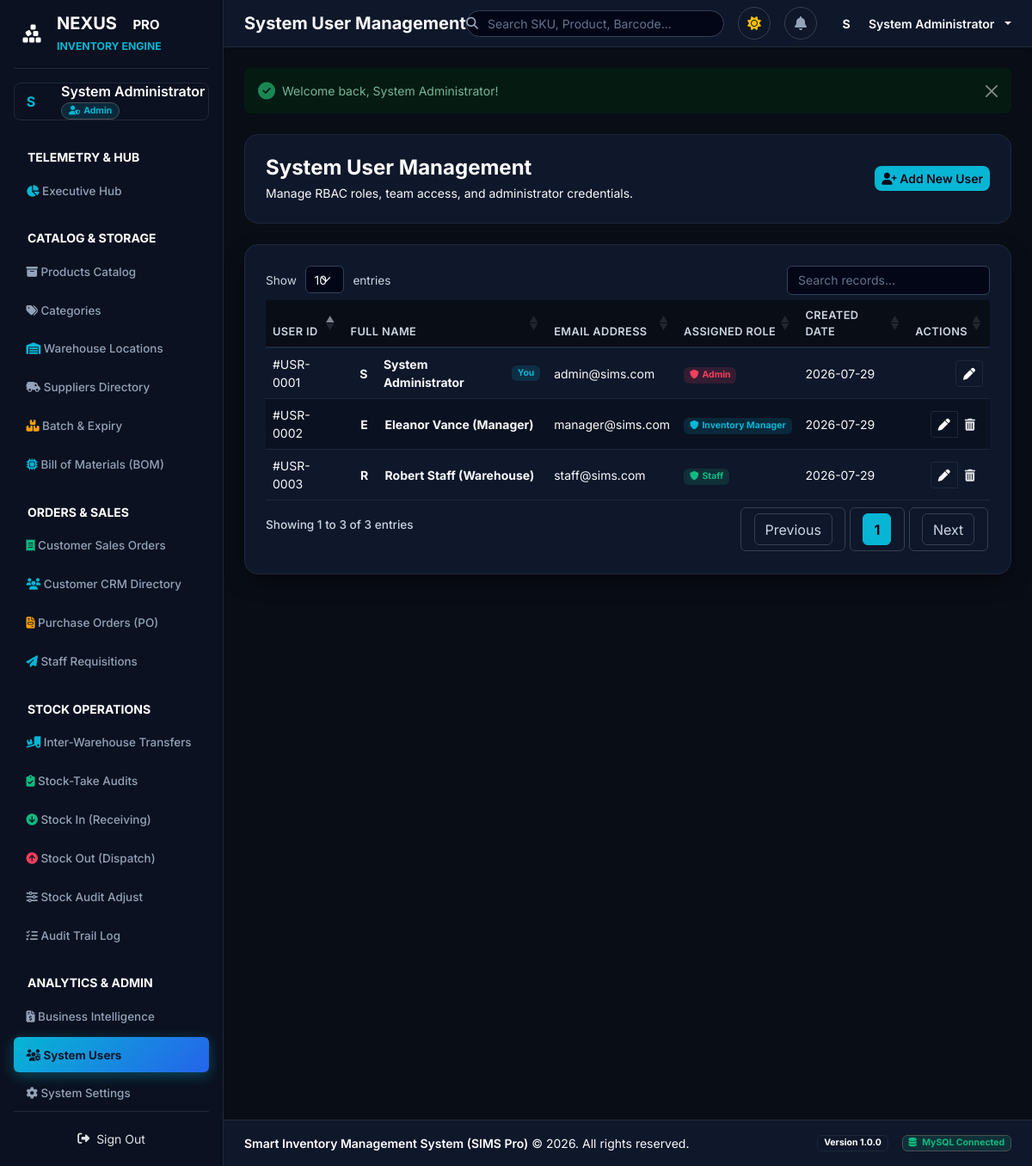
The app's page /users (signed in) with its own data.
### tables this page shows
CREATE TABLE IF NOT EXISTS `users` (
    `user_id` INT AUTO_INCREMENT PRIMARY KEY,
    `name` VARCHAR(100) NOT NULL,
    `email` VARCHAR(100) NOT NULL UNIQUE,
    `password` VARCHAR(255) NOT NULL,
    `role_id` INT NOT NULL,
    `created_at` DATETIME DEFAULT CURRENT_TIMESTAMP,
    FOREIGN KEY (`role_id`) REFERENCES `roles`(`role_id`) ON DELETE RESTRICT ON UPDATE CASCADE
);

CREATE TABLE IF NOT EXISTS `roles` (
    `role_id` INT AUTO_INCREMENT PRIMARY KEY,
    `role_name` VARCHAR(50) NOT NULL UNIQUE
);

### app/Core/Controller.php (called while the page is built, shortened)
<?php
abstract class Controller {
    protected function render(string $view, array $data = [], string $layout = 'header'): void {
        extract($data);
        $viewFile = APP_PATH . "/Views/{$view}.php";
        require APP_PATH . "/Views/layouts/header.php";
        require APP_PATH . "/Views/layouts/sidebar.php";
        require APP_PATH . "/Views/layouts/navbar.php";
        require $viewFile;
        require APP_PATH . "/Views/layouts/footer.php";
    }
}

### app/Controllers/UserController.php (called while the page is built, shortened)
<?php
class UserController extends Controller {
    private UserRepository $userRepository;
    public function __construct() {
        $this->userRepository = new UserRepository();
    }
    public function index(): void {
        $users = $this->userRepository->getAll();
        $roles = $this->userRepository->getRoles();
        $this->render('users/index', [
            'pageTitle' => 'System User Management',
            'activeNav' => 'users',
            'users' => $users,
            'roles' => $roles
        ]);
    }
}

### app/Core/Router.php (called while the page is built, shortened)
<?php
class Router {
    private array $routes = [];
    private function addRoute(string $method, string $path, array|callable $handler): void {
        $path = rtrim($path, '/') ?: '/';
        $this->routes[$method][$path] = $handler;
    }
    public function resolve(Request $request, Response $response): mixed {
        $method = $request->getMethod();
        $path = $request->getPath();
        $handler = $this->routes[$method][$path] ?? null;
        if (is_array($handler)) {
            [$controllerClass, $action] = $handler;
            $controller = new $controllerClass();
            return call_user_func([$controller, $action]);
        }
        return null;
    }
}

### public/index.php (called while the page is built, shortened)
<?php
spl_autoload_register(function ($class) {
    $prefix = 'App\\';
    $baseDir = APP_PATH . '/';
    $len = strlen($prefix);
    $relativeClass = substr($class, $len);
    $file = $baseDir . str_replace('\\', '/', $relativeClass) . '.php';
});
$request = new Request();
$response = new Response();
$router = new Router();
$router->get('/login', [AuthController::class, 'showLogin']);
$router->post('/login', [AuthController::class, 'login']);
$router->get('/register', [AuthController::class, 'showRegister']);
$router->post('/register', [AuthController::class, 'register']);
$router->get('/reset-password', [AuthController::class, 'showResetPassword']);
$router->post('/reset-password', [AuthController::class, 'resetPassword']);
$router->get('/logout', [AuthController::class, 'logout']);
$router->get('/', [DashboardController::class, 'index']);
$router->get('/dashboard', [DashboardController::class, 'index']);
$router->get('/profile', [ProfileController::class, 'index']);
$router->post('/profile/update', [ProfileController::class, 'update']);
$router->post('/profile/password', [ProfileController::class, 'changePassword']);
$router->get('/settings', [SettingController::class, 'index']);
$router->post('/settings/update', [SettingController::class, 'update']);
$router->get('/products', [ProductController::class, 'index']);
$router->get('/products/create', [ProductController::class, 'create']);
$router->post('/products/store', [ProductController::class, 'store']);
$router->get('/products/edit', [ProductController::class, 'edit']);
$router->post('/products/update', [ProductController::class, 'update']);
$router->get('/products/show', [ProductController::class, 'show']);
$router->post('/products/delete', [ProductController::class, 'delete']);
$router->get('/products/barcode', [ProductController::class, 'barcodeLabels']);
$router->get('/categories', [CategoryController::class, 'index']);
$router->post('/categories/store', [CategoryController::class, 'store']);
$router->post('/categories/update', [CategoryController::class, 'update']);
$router->post('/categories/delete', [CategoryController::class, 'delete']);
$router->get('/suppliers', [SupplierController::class, 'index']);
$router->post('/suppliers/store', [SupplierController::class, 'store']);
$router->post('/suppliers/update', [SupplierController::class, 'update']);
$router->get('/suppliers/show', [SupplierController::class, 'show']);
$router->post('/suppliers/delete', [SupplierController::class, 'delete']);
$router->get('/warehouses', [WarehouseController::class, 'index']);
$router->post('/warehouses/store', [WarehouseController::class, 'store']);
$router->post('/warehouses/update', [WarehouseController::class, 'update']);
$router->post('/warehouses/delete', [WarehouseController::class, 'delete']);
$router->get('/purchase-orders', [PurchaseOrderController::class, 'index']);
$router->get('/purchase-orders/create', [PurchaseOrderController::class, 'create']);
$router->post('/purchase-orders/store', [PurchaseOrderController::class, 'store']);
$router->get('/purchase-orders/show', [PurchaseOrderController::class, 'show']);
$router->get('/purchase-orders/print', [PurchaseOrderController::class, 'printPO']);
$router->post('/purchase-orders/receive', [PurchaseOrderController::class, 'markReceived']);
$router->get('/sales-orders', [SalesOrderController::class, 'index']);
$router->get('/sales-orders/create', [SalesOrderController::class, 'create']);
$router->post('/sales-orders/store', [SalesOrderController::class, 'store']);
$router->get('/sales-orders/show', [SalesOrderController::class, 'show']);
$router->get('/sales-orders/print', [SalesOrderController::class, 'printReceipt']);
$router->get('/batches', [BatchController::class, 'index']);
$router->post('/batches/store', [BatchController::class, 'store']);
$router->get('/transfers', [TransferController::class, 'index']);
$router->post('/transfers/store', [TransferController::class, 'store']);
$router->get('/stock-takes', [StockTakeController::class, 'index']);
$router->post('/stock-takes/store', [StockTakeController::class, 'store']);
$router->get('/assemblies', [AssemblyController::class, 'index']);
$router->post('/assemblies/store', [AssemblyController::class, 'store']);
$router->get('/customers', [CustomerController::class, 'index']);
$router->post('/customers/store', [CustomerController::class, 'store']);
$router->get('/stock-requests', [StockRequestController::class, 'index']);
$router->post('/stock-requests/store', [StockRequestController::class, 'store']);
$router->post('/stock-requests/approve', [StockRequestController::class, 'approve']);
$router->post('/stock-requests/reject', [StockRequestController::class, 'reject']);
$router->get('/inventory/stock-in', [InventoryController::class, 'showStockIn']);
$router->post('/inventory/stock-in', [InventoryController::class, 'processStockIn']);
$router->get('/inventory/stock-out', [InventoryController::class, 'showStockOut']);
$router->post('/inventory/stock-out', [InventoryController::class, 'processStockOut']);
$router->get('/inventory/adjust', [InventoryController::class, 'showAdjust']);
$router->post('/inventory/adjust', [InventoryController::class, 'processAdjust']);
$router->get('/movements', [MovementController::class, 'index']);
$router->get('/inventory/movements', [MovementController::class, 'index']);
$router->get('/reports', [ReportController::class, 'index']);
$router->get('/reports/print', [ReportController::class, 'printReport']);
$router->get('/reports/export-inventory-csv', [ReportController::class, 'exportInventoryCsv']);
$router->get('/reports/export-movements-csv', [ReportController::class, 'exportMovementsCsv']);
$router->get('/reports/export-sales-csv', [ReportController::class, 'exportSalesCsv']);
$router->get('/reports/export-batch-expiry-csv', [ReportController::class, 'exportBatchExpiryCsv']);
$router->get('/reports/export-procurement-csv', [ReportController::class, 'exportProcurementCsv']);
$router->get('/users', [UserController::class, 'index']);
$router->post('/users/store', [UserController::class, 'store']);
$router->post('/users/update', [UserController::class, 'update']);
$router->post('/users/delete', [UserController::class, 'delete']);
$router->get('/notifications/unread', [NotificationController::class, 'getUnread']);
$router->post('/notifications/mark-read', [NotificationController::class, 'markRead']);
$router->get('/api/v1/stock-summary', [ApiController::class, 'stockSummary']);
$router->get('/api/v1/products', [ApiController::class, 'products']);
$router->get('/api/v1/products/show', [ApiController::class, 'showProduct']);
$router->post('/api/v1/stock-adjust', [ApiController::class, 'stockAdjust']);
$router->get('/api/v1/movements', [ApiController::class, 'movements']);
$router->resolve($request, $response);

### config/database.php (called while the page is built)
<?php
return [
    'host' => '127.0.0.1',
    'port' => '3306',
    'dbname' => 'sims_db',
    'username' => 'root',
    'password' => '',
    'charset' => 'utf8mb4',
    'options' => [
        PDO::ATTR_ERRMODE => PDO::ERRMODE_EXCEPTION,
        PDO::ATTR_DEFAULT_FETCH_MODE => PDO::FETCH_ASSOC,
        PDO::ATTR_EMULATE_PREPARES => false,
    ]
];

### app/Core/Database.php (called while the page is built, shortened)
<?php
class Database {
    private static ?PDO $instance = null;
    public static function getInstance(): PDO {
        if (self::$instance === null) {
            $config = require ROOT_PATH . '/config/database.php';
            $dsn = "mysql:host={$config['host']};port={$config['port']};dbname={$config['dbname']};charset={$config['charset']}";
            try {
                self::$instance = new PDO($dsn, $config['username'], $config['password'], $config['options']);
            } catch (PDOException $e) {
                try {
                    $dsnNoDb = "mysql:host={$config['host']};port={$config['port']};charset={$config['charset']}";
                    $pdo = new PDO($dsnNoDb, $config['username'], $config['password'], $config['options']);
                    $pdo->exec("CREATE DATABASE IF NOT EXISTS `{$config['dbname']}` CHARACTER SET utf8mb4 COLLATE utf8mb4_unicode_ci");
                    self::$instance = new PDO($dsn, $config['username'], $config['password'], $config['options']);
                } catch (PDOException $e2) {
                    die("Database Connection Error: " . htmlspecialchars($e2->getMessage()));
                }
            }
        }
        return self::$instance;
    }
}

### app/Repositories/UserRepository.php (called while the page is built, shortened)
<?php
class UserRepository {
    private PDO $db;
    public function __construct() {
        $this->db = Database::getInstance();
    }
    public function getAll(): array {
        $stmt = $this->db->query("
            SELECT u.*, r.role_name
            FROM users u
            JOIN roles r ON u.role_id = r.role_id
            ORDER BY u.user_id DESC
        ");
        $rows = $stmt->fetchAll();
        return array_map(fn($row) => new User($row), $rows);
    }
}

### app/Models/User.php (called while the page is built, shortened)
<?php
class User {
    public function __construct(array $data = []) {
        if (!empty($data)) {
            $this->user_id = isset($data['user_id']) ? (int)$data['user_id'] : null;
            $this->name = $data['name'] ?? '';
            $this->email = $data['email'] ?? '';
            $this->role_id = isset($data['role_id']) ? (int)$data['role_id'] : 3;
            $this->role_name = $data['role_name'] ?? null;
            $this->created_at = $data['created_at'] ?? null;
        }
    }
}

### app/Views/users/index.php (the view, shortened to what this page needs)
<?php
$currentUser = $_SESSION['user'] ?? [];
?>
<div class="container-fluid px-0">
    <div class="d-flex flex-column flex-md-row justify-content-between align-items-md-center mb-4 gap-3 bg-slate-900 p-4 rounded-4 border border-slate-800">
        <div>
            <h4 class="fw-bold text-white mb-1">System User Management</h4>
            <p class="text-slate-400 fs-7 mb-0">Manage RBAC roles, team access, and administrator credentials.</p>
        </div>
        <button class="btn btn-cyan btn-sm rounded-3 fw-semibold" data-bs-toggle="modal" data-bs-target="#createUserModal">
            <i class="fas fa-user-plus me-1.5"></i> Add New User
        </button>
    </div>
    <div class="card border-0 rounded-4 bg-slate-900 p-4">
        <div class="table-responsive">
            <table class="table align-middle mb-0" id="usersDataTable">
                <thead>
                    <tr class="text-slate-400">
                        <th>User ID</th>
                        <th>Full Name</th>
                        <th>Email Address</th>
                        <th>Assigned Role</th>
                        <th>Created Date</th>
                        <th class="text-end">Actions</th>
                    </tr>
                </thead>
                <tbody>
                    <?php foreach ($users as $u): ?>
                        <tr>
                            <td class="fw-mono text-cyan fs-8">#USR-<?= str_pad($u->user_id, 4, '0', STR_PAD_LEFT) ?></td>
                            <td class="fw-bold text-white">
                                <div class="d-flex align-items-center gap-2">
                                    <div class="avatar bg-gradient-cyan text-slate-950 rounded-circle d-flex align-items-center justify-content-center fw-bold fs-8" style="width: 32px; height: 32px;">
                                        <?= strtoupper(substr($u->name, 0, 1)) ?>
                                    </div>
                                    <?= htmlspecialchars($u->name) ?>
                                    <?php if ($u->user_id === (int)$currentUser['user_id']): ?>
                                        <span class="badge bg-cyan-subtle text-cyan fs-8">You</span>
                                    <?php endif; ?>
                                </div>
                            </td>
                            <td class="fs-7 text-slate-300"><?= htmlspecialchars($u->email) ?></td>
                            <td>
                                <span class="badge bg-<?= $u->role_id == 1 ? 'rose' : ($u->role_id == 2 ? 'cyan' : 'emerald') ?>-subtle text-<?= $u->role_id == 1 ? 'rose' : ($u->role_id == 2 ? 'cyan' : 'emerald') ?> px-2.5 py-1">
                                    <i class="fas fa-shield me-1"></i><?= htmlspecialchars($u->role_name ?? 'Staff') ?>
                                </span>
                            </td>
                            <td class="text-slate-400 fs-8"><?= date('Y-m-d', strtotime($u->created_at)) ?></td>
                            <td class="text-end">
                                <div class="btn-group btn-group-sm">
                                    <button class="btn btn-slate-800 text-white border border-slate-700 edit-user-btn"
                                            data-id="<?= $u->user_id ?>"
                                            data-name="<?= htmlspecialchars($u->name) ?>"
                                            data-email="<?= htmlspecialchars($u->email) ?>"
                                            data-role="<?= $u->role_id ?>">
                                        <i class="fas fa-pen"></i>
                                    </button>
                                    <?php if ($u->user_id !== (int)$currentUser['user_id']): ?>
                                        <button class="btn btn-outline-rose delete-user-btn" data-id="<?= $u->user_id ?>" data-name="<?= htmlspecialchars($u->name) ?>">
                                            <i class="fas fa-trash-can"></i>
                                        </button>
                                    <?php endif; ?>
                                </div>
                            </td>
                        </tr>
                    <?php endforeach; ?>
                </tbody>
            </table>
        </div>
    </div>
</div>

### records on screen
users: user_id "0003", name "R", name "Robert Staff (Warehouse)", email "staff@sims.com", role.role_name "Staff", created_at "2026-07-29"
users: user_id "0002", name "E", name "Eleanor Vance (Manager)", email "manager@sims.com", role.role_name "Inventory Manager", created_at "2026-07-29"
users: user_id "0001", name "S", name "System Administrator", shows "You", email "admin@sims.com", role.role_name "Admin", created_at "2026-07-29"

### other values on screen
substr($userName, 0, 1) "S"
$userName "System Administrator"
$userRole "Admin"
$pageTitle "System User Management"
substr($_SESSION['user']['name'] ?? 'U', 0, 1) "S"
$_SESSION['user']['name'] "System Administrator"
$flash['value'] "Welcome back, System Administrator!"
